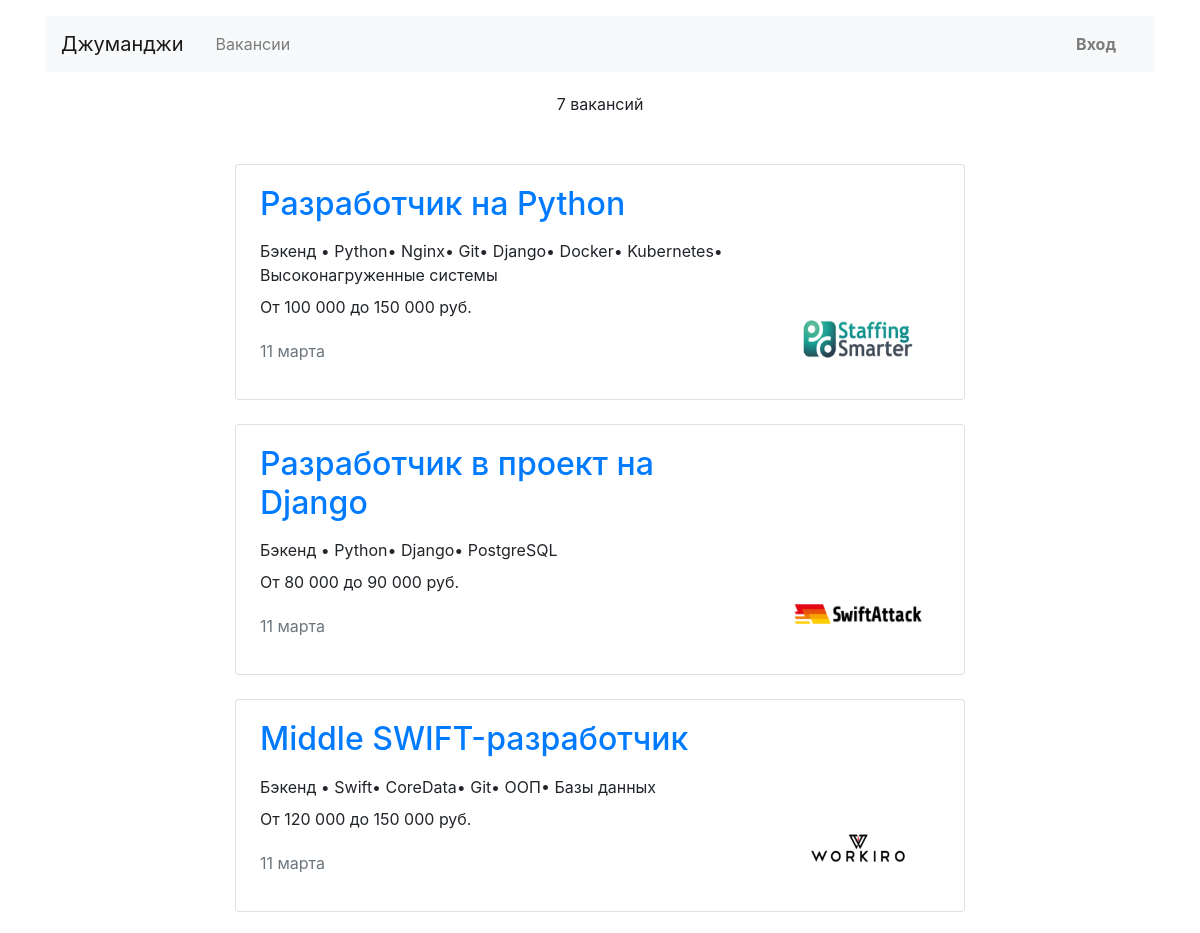
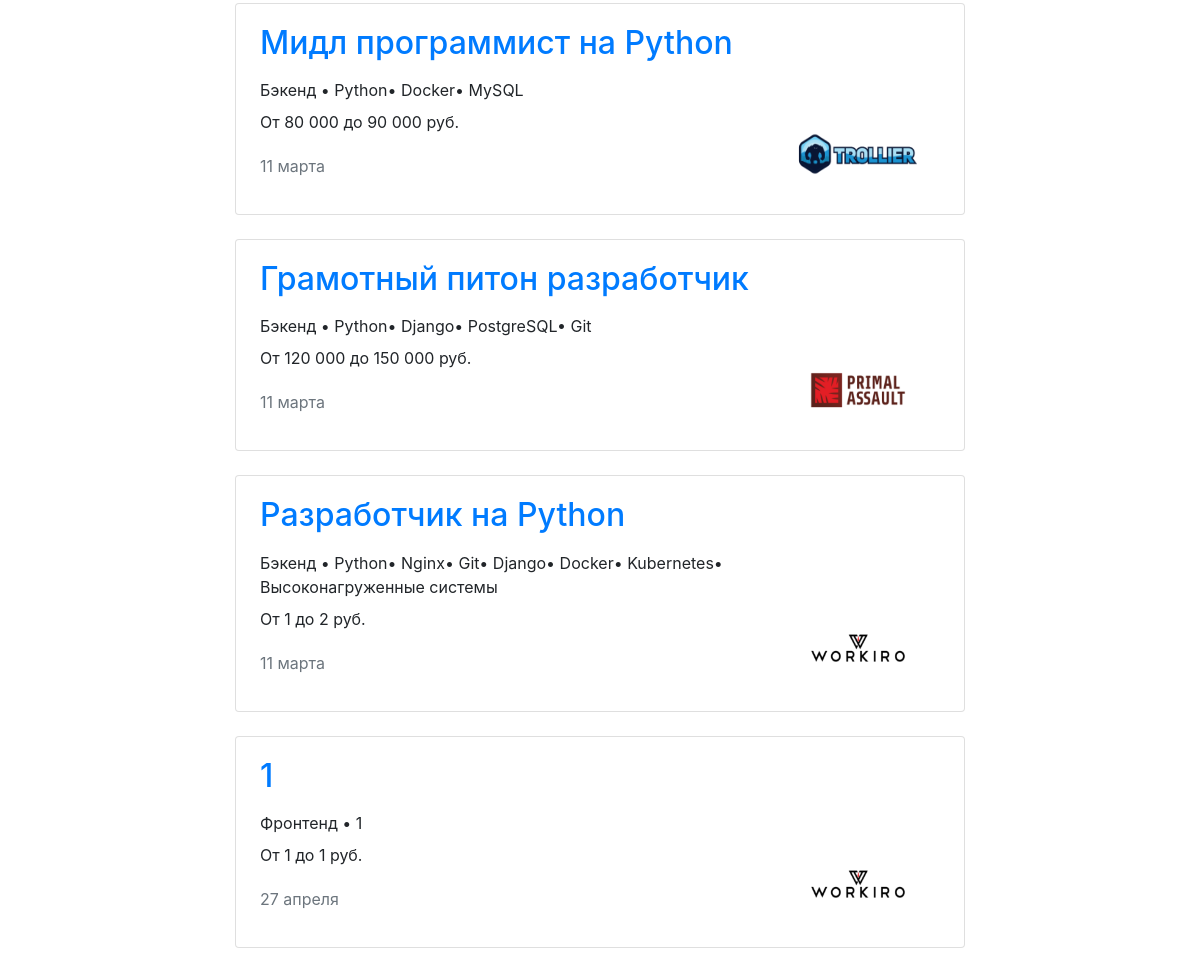
Page /vacancies/ on the committed database (2 pictures, top to bottom).
### junior_hunter/models.py (models this page shows, shortened)
class Vacancy(models.Model):
    title = CharField(max_length=100)
    specialty = ForeignKey(Specialty, related_name='vacancies', on_delete=models.PROTECT)
    company = ForeignKey(Company, related_name='vacancies', on_delete=models.PROTECT)
    skills = CharField(max_length=100)
    description = TextField()
    salary_min = IntegerField()
    salary_max = IntegerField()
    published_at = DateTimeField()
    class Meta:
        verbose_name_plural = 'vacancies'

class Specialty(models.Model):
    code = CharField(max_length=100, primary_key=True)  # TODO сделать полем с выбором, возможно из другой модели
    title = CharField(max_length=100)
    picture = ImageField(upload_to=MEDIA_SPECIALITY_IMAGE_DIR)

class Company(models.Model):
    name = CharField(max_length=255)
    location = CharField(max_length=255)  # TODO сделать полем с выбором, возможно из другой модели
    logo = ImageField(upload_to=MEDIA_COMPANY_IMAGE_DIR)
    description = TextField()
    employee_count = IntegerField()
    owner = OneToOneField(User, null=True, on_delete=models.PROTECT)
    class Meta:
        verbose_name_plural = 'companies'

### junior_hunter/views.py (the view)
class AllVacanciesView(ListView):
    template_name = 'junior_hunter/vacancies.html'
    model = Vacancy

### junior_hunter/templatetags/filters.py (called while the page is built, shortened)
@register.filter(is_safe=False)
@stringfilter
def rupluralize(value, forms):
    try:
        one, two, many = forms.split(u',')
        value = str(value)[-2:]  # 314 -> 14
        if (21 > int(value) > 4):
            return many
    except (ValueError, TypeError):
        return ''

@register.filter
def readable_price(number) -> str:
    return '{:,}'.format(number).replace(',', ' ')

@register.filter
def split(value: str, separator: str) -> List[str]:
    return value.split(separator)

### junior_hunter/templates/junior_hunter/vacancies.html (shortened to what this page needs)
{% extends 'junior_hunter/base.html' %}
{% load filters %}
{% block main %}
  <main class="container mt-3">
    <section>
      <p class="text-center pt-1">{{ object_list|length }} {{ object_list|length|rupluralize:"вакансия,вакансии,вакансий" }} </p>
      <div class="row mt-5">
        <div class="col-12 col-lg-8 offset-lg-2 m-auto">
          {% for cur_vacancy in object_list %}
              {% include 'junior_hunter/one_vacancy_card.html' %}
          {% endfor %}
        </div>
      </div>
    </section>
  </main>
{% endblock %}

### junior_hunter/templates/junior_hunter/one_vacancy_card.html
{% load filters %}
<div class="card mb-4">
    <div class="card-body px-4">
      <div class="row">
        <div class="col-12 col-md-8 col-lg-9">
          <a href="{% url 'vacancy' cur_vacancy.id%}"><h2 class="h2 pb-2">{{ cur_vacancy.title }}</h2> </a>
          <p class="mb-2">{{ cur_vacancy.specialty.title }} • {{ cur_vacancy.skills|split:','|join:'•'}}</p>
          <p>От {{ cur_vacancy.salary_min|readable_price }} до {{ cur_vacancy.salary_max|readable_price }} руб.</p>
          <p class="text-muted pt-1">{{ cur_vacancy.published_at|date:'j E' }}</p>
        </div>
        <div class="col-12 col-md-4 col-lg-3 d-flex align-items-end">
          <a href="#"><img src="{{ cur_vacancy.company.logo.url }}" alt="https://place-hold.it/130x80" width="130" height="80"></a>
        </div>
      </div>
    </div>
</div>

### rows in the picture
Vacancy: title "Разработчик на Python", specialty "Бэкенд", skills|split "Python• Nginx• Git• Django• Docker• Kubernetes• Высоконагруженные системы", salary_min|readable_price "100 000", salary_max|readable_price "150 000", published_at "11 марта", company.logo (picture)
Vacancy: title "Разработчик в проект на Django", specialty "Бэкенд", skills|split "Python• Django• PostgreSQL", salary_min|readable_price "80 000", salary_max|readable_price "90 000", published_at "11 марта", company.logo (picture)
Vacancy: title "Middle SWIFT-разработчик", specialty "Бэкенд", skills|split "Swift• CoreData• Git• ООП• Базы данных", salary_min|readable_price "120 000", salary_max|readable_price "150 000", published_at "11 марта", company.logo (picture)
Vacancy: title "Мидл программист на Python", specialty "Бэкенд", skills|split "Python• Docker• MySQL", salary_min|readable_price "80 000", salary_max|readable_price "90 000", published_at "11 марта", company.logo (picture)
Vacancy: title "Грамотный питон разработчик", specialty "Бэкенд", skills|split "Python• Django• PostgreSQL• Git", salary_min|readable_price "120 000", salary_max|readable_price "150 000", published_at "11 марта", company.logo (picture)
Vacancy: title "Разработчик на Python", specialty "Бэкенд", skills|split "Python• Nginx• Git• Django• Docker• Kubernetes• Высоконагруженные системы", salary_min|readable_price "1", salary_max|readable_price "2", published_at "11 марта", company.logo (picture)
Vacancy: title "1", specialty "Фронтенд", skills|split "1", salary_min|readable_price "1", salary_max|readable_price "1", published_at "27 апреля", company.logo (picture)

### other values in the picture
{{ object_list|length }} "7"
{{ object_list|length|rupluralize:"вакансия,вакансии,вакансий" }} "вакансий"
